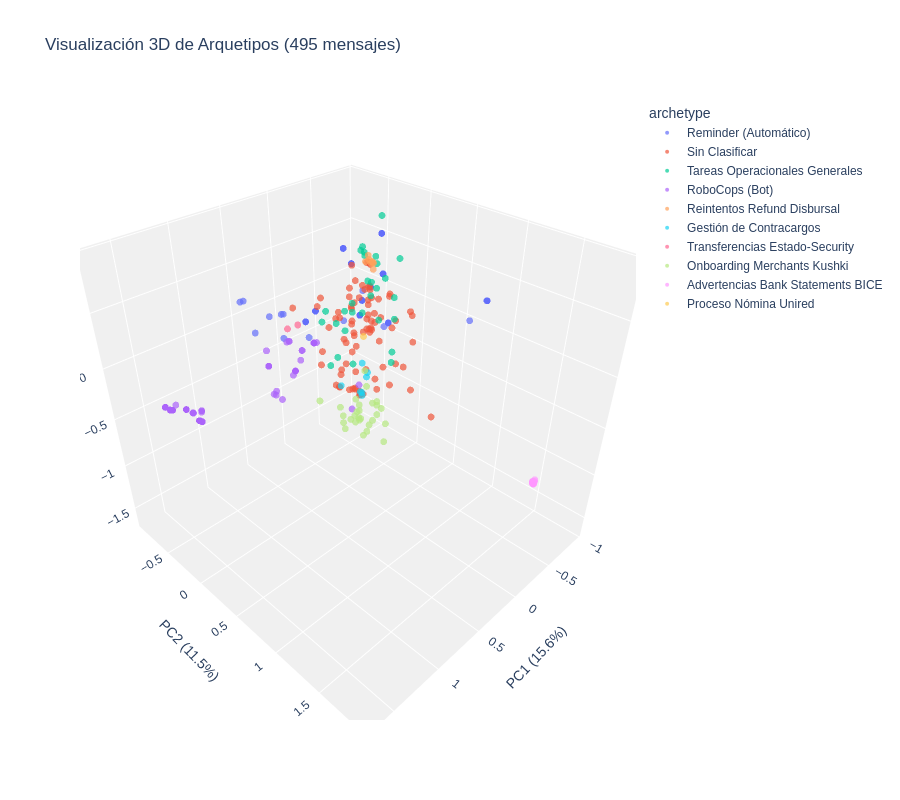

Write notebook code for a chart like this one.
### Markdown cell above
## 4. Visualización 3D Interactiva

### Code cell
# Crear texto de hover con preview del mensaje
df['text_preview'] = df['text'].str[:100].str.replace('\n', ' ')
df['hover_text'] = (
    '<b>' + df['archetype'] + '</b><br>' +
    'Usuario: ' + df['user_name'].fillna('Desconocido') + '<br>' +
    'Fecha: ' + df['datetime'].astype(str).str[:10] + '<br>' +
    '<i>' + df['text_preview'] + '...</i>'
)

# Crear figura 3D
fig = px.scatter_3d(
    df,
    x='pc1',
    y='pc2',
    z='pc3',
    color='archetype',
    hover_data={'hover_text': True, 'pc1': False, 'pc2': False, 'pc3': False},
    title=f'Visualización 3D de Arquetipos ({len(df)} mensajes)',
    labels={
        'pc1': f'PC1 ({variance_explained[0]:.1%})',
        'pc2': f'PC2 ({variance_explained[1]:.1%})',
        'pc3': f'PC3 ({variance_explained[2]:.1%})'
    },
    height=800,
    opacity=0.7
)

# Mejorar el layout
fig.update_traces(
    marker=dict(size=4, line=dict(width=0)),
    hovertemplate='%{customdata[0]}<extra></extra>'
)

fig.update_layout(
    scene=dict(
        xaxis=dict(backgroundcolor="rgb(240, 240, 240)"),
        yaxis=dict(backgroundcolor="rgb(240, 240, 240)"),
        zaxis=dict(backgroundcolor="rgb(240, 240, 240)"),
    ),
    font=dict(family="DM Sans, sans-serif", size=12),
)

fig.show()

print("\n💡 Tips:")
print("  - Arrastra para rotar la visualización")
print("  - Haz zoom con la rueda del mouse")
print("  - Pasa el cursor sobre los puntos para ver detalles")
print("  - Haz clic en los arquetipos de la leyenda para mostrar/ocultar")
